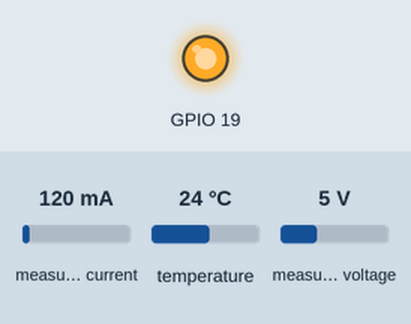
Simulated run of this sketch. Board: ESP32. On the bench: output pins drawn as LEDs (lit = HIGH). Wiring (inferred from the names in the program): INA219 current sensor at I2C address 0x40. Inputs (shaded band) come from the test bench; at power-on: measured current 120 mA, temperature 24 °C, measured voltage 5 V. WiFi joins after 1.5 s; servers stay silent unless stated; no MQTT or app messages arrive unless stated; what the sketch prints to the serial monitor is not drawn.

Above: at 2.8 s.
2.9 s: measured current set to 1500 mA
At 6.3 s:
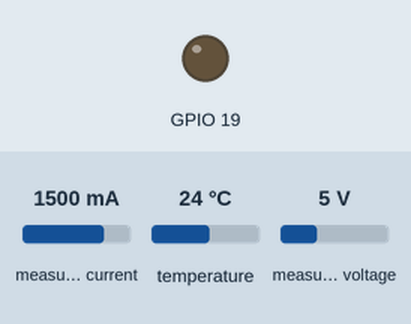
11.7 s: temperature set to 29.5 °C
13.7 s: temperature set to 30.3 °C
At 14.7 s:
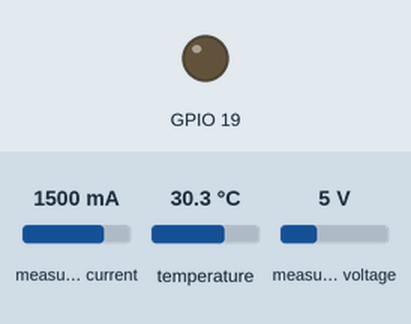
18.7 s: temperature set to 12 °C
At 21.6 s:
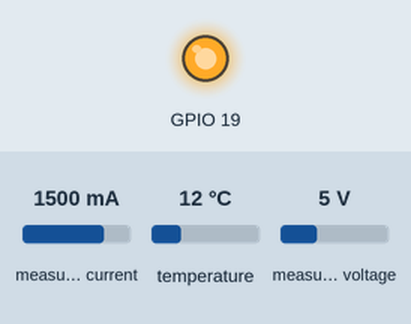
27.7 s: temperature set to 33 °C
At 28.4 s:
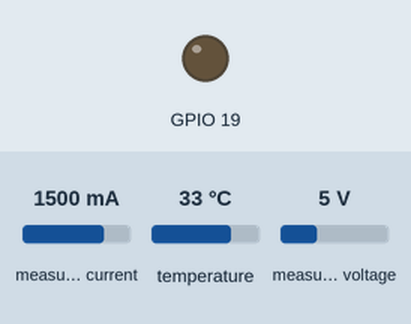
Timing chart, 0 to 30.2 s (numbered marks = the images above; inputs shaded):
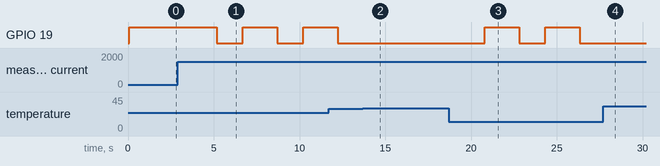

The sketch:

Battery_monitor.ino
```cpp
#include <DallasTemperature.h>
#include <Onewire.h>
#include <WiFi.h>
#include <PubSubClient.h>
#include <Wire.h>
#include <Adafruit_INA219.h>

#define ONE_WIRE_BUS 18
OneWire oneWire(ONE_WIRE_BUS); // khai bao chan GPIO 18 la chan onewire (DQ)
DallasTemperature sensors(&oneWire); // setup oneWire lam chan truyen nhan data

Adafruit_INA219 ina219;

  float tempC = 0;
  float shuntvoltage = 0;
  float loadvoltage = 0;
  float current_mA = 0;
  float batteryvoltage = 0;
  float status=0;

const char* ssid = "abc";
const char* password = "12345678";

const char* mqtt_server = "thingsboard.cloud";
const int mqtt_port = 1883;
const char* access_token = "dgvO5G7nCBvoIemOfEve";

WiFiClient espClient;
PubSubClient client(espClient);

void setup() {
  // put your setup code here, to run once:
  Serial.begin(115200);
  sensors.begin();
  ina219.begin();
  Wire.begin(21,22);

  // Cấu hình 12-bit, 128 samples, bus range 32V, PGA ÷8, continuous mode
  uint16_t config = 0;
  config |= (1 << 13);       // BRNG = 1
  config |= (3 << 11);       // PG = 11
  config |= (0xF << 7);      // BADC = 1111
  config |= (0xF << 3);      // SADC = 1111
  config |= 0x07;            // MODE continuous = 111
  Wire.beginTransmission(0x40);
  Wire.write(0x00);
  Wire.write((config >> 8) & 0xFF);  // High byte
  Wire.write(config & 0xFF);         // Low byte
  Wire.endTransmission();
  delay(70);

    // Vgs = 3.3V
  pinMode(19, OUTPUT);
  digitalWrite(19, HIGH);

  WiFi.begin(ssid, password);
  Serial.print("Connecting to WiFi");
  while (WiFi.status() != WL_CONNECTED) {
    delay(500);
    Serial.print(".");
}
 Serial.println("\nConnected to WiFi!");

  client.setServer(mqtt_server, mqtt_port);
  while (!client.connected()) {
    Serial.print("Connecting to ThingsBoard...");
    if (client.connect("ESP32_Device", access_token, NULL)) {
      Serial.println("connected!");
    } else {
      Serial.print("failed, rc=");
      Serial.print(client.state());
      delay(2000);
    }
  }
}

void loop() {
  // put your main code here, to run repeatedly:
    //INA219
  shuntvoltage = ina219.getShuntVoltage_mV();
  loadvoltage = ina219.getBusVoltage_V();
  current_mA = ina219.getCurrent_mA();
  batteryvoltage = loadvoltage + (shuntvoltage / 1000);
  if (batteryvoltage <= 6) {
    Serial.printf("Battery Voltage: %.2f V\n", batteryvoltage);
    Serial.printf("LOW BATTERY - SAFETY CUTOFF ACTIVATED\n");
    digitalWrite(19, LOW);
    status=1;
  } else {
    Serial.printf("Battery Voltage: %.2f V\n", batteryvoltage);
    status=0;
    digitalWrite(19, HIGH);
  }
  if (current_mA > 1000) {
    Serial.printf("Current: %.1f mA\n", current_mA);
    Serial.printf("OVERCURRENT - SAFETY CUTOFF ACTIVATED\n");
    digitalWrite(19, LOW);
    status=1;
  } else {
    Serial.printf("Current: %.1f mA\n", current_mA);
    status=0;
    digitalWrite(19, HIGH);
  }
/* Serial.printf("shuntvolt: %.1f mV\n", shuntvoltage);
  Serial.printf("loadvolt: %.2f V\n", loadvoltage); */

  // DS18B20
  sensors.requestTemperatures();
  delay(750);
  tempC = sensors.getTempCByIndex(0); // lấy data từ con cảm biến đầu tiên
if (tempC == DEVICE_DISCONNECTED_C) {
  Serial.printf("Sensor not found or CRC error!\n");
} else if (tempC >= 30) {
  Serial.printf("Temperature: %.1f°C\n", tempC);
  Serial.printf("TEMPERATURE CRITICAL, SAFETY CUTOFF ACTIVATED\n");
  digitalWrite(19, LOW);
  status=1;
} else {
  Serial.printf("Temperature: %.1f°C\n", tempC);
  status=0;
  digitalWrite(19, HIGH);
}
//Web
  delay(1000);
  if (!client.connected()) {
    while (!client.connected()) {
      Serial.println("Reconnecting to ThingsBoard...");
      if (client.connect("ESP32_Device", access_token, NULL)) {
        Serial.println("Reconnected!");
      } else {
        delay(2000);
      }
    }
  }

  String payload = "{\"Temperature(℃)\":" + String(tempC) + ",\"Voltage(V)\":" + String(batteryvoltage) + ",\"Current(mA)\":" + String(current_mA) + ",\"Status\":" + String(status) + "}";
  Serial.println("Publishing data: " + payload);

  client.publish("v1/devices/me/telemetry", payload.c_str());
  client.loop();

  delay(1000);
}
```

Measured:
- after the input at 2.9 s, GPIO 19: alternates HIGH for 2.0 s and LOW for 1.5 s, starting after 2.3 s
- after the input at 13.7 s, GPIO 19: stays LOW (without the input it goes to HIGH after 0.04 s)
- after the input at 18.7 s, GPIO 19: alternates HIGH for 2.0 s and LOW for 1.5 s, starting after 2.1 s
- after the input at 27.7 s, GPIO 19: stays LOW (without the input it goes to HIGH after 0.15 s)
